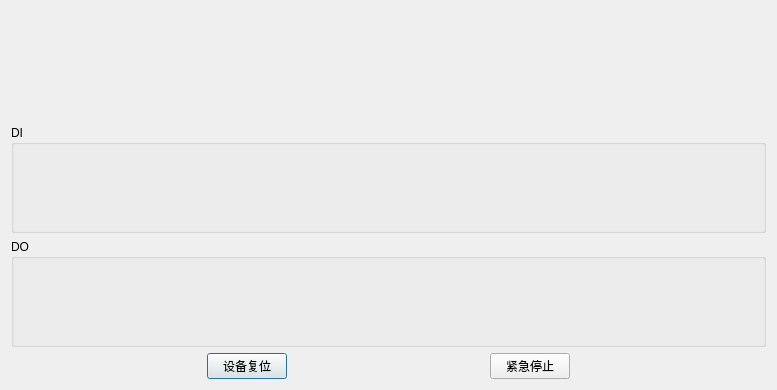
<?xml version="1.0" encoding="UTF-8"?>
<ui version="4.0">
 <class>MotionOpter</class>
 <widget class="QDialog" name="MotionOpter">
  <property name="geometry">
   <rect>
    <x>0</x>
    <y>0</y>
    <width>777</width>
    <height>390</height>
   </rect>
  </property>
  <property name="minimumSize">
   <size>
    <width>0</width>
    <height>390</height>
   </size>
  </property>
  <property name="windowTitle">
   <string>运动操作</string>
  </property>
  <layout class="QVBoxLayout" name="verticalLayout" stretch="5,5,5,0">
   <item>
    <widget class="QWidget" name="AxsGrp" native="true"/>
   </item>
   <item>
    <widget class="QGroupBox" name="Dinput">
     <property name="title">
      <string>DI</string>
     </property>
    </widget>
   </item>
   <item>
    <widget class="QGroupBox" name="Doutput">
     <property name="title">
      <string>DO</string>
     </property>
    </widget>
   </item>
   <item>
    <layout class="QHBoxLayout" name="horizontalLayout">
     <item>
      <spacer name="horizontalSpacer">
       <property name="orientation">
        <enum>Qt::Horizontal</enum>
       </property>
       <property name="sizeHint" stdset="0">
        <size>
         <width>40</width>
         <height>20</height>
        </size>
       </property>
      </spacer>
     </item>
     <item>
      <widget class="QPushButton" name="fixReset">
       <property name="text">
        <string>设备复位</string>
       </property>
      </widget>
     </item>
     <item>
      <spacer name="horizontalSpacer_3">
       <property name="orientation">
        <enum>Qt::Horizontal</enum>
       </property>
       <property name="sizeHint" stdset="0">
        <size>
         <width>40</width>
         <height>20</height>
        </size>
       </property>
      </spacer>
     </item>
     <item>
      <widget class="QPushButton" name="EmgStop">
       <property name="text">
        <string>紧急停止</string>
       </property>
      </widget>
     </item>
     <item>
      <spacer name="horizontalSpacer_2">
       <property name="orientation">
        <enum>Qt::Horizontal</enum>
       </property>
       <property name="sizeHint" stdset="0">
        <size>
         <width>40</width>
         <height>20</height>
        </size>
       </property>
      </spacer>
     </item>
    </layout>
   </item>
  </layout>
 </widget>
 <resources/>
 <connections/>
</ui>
